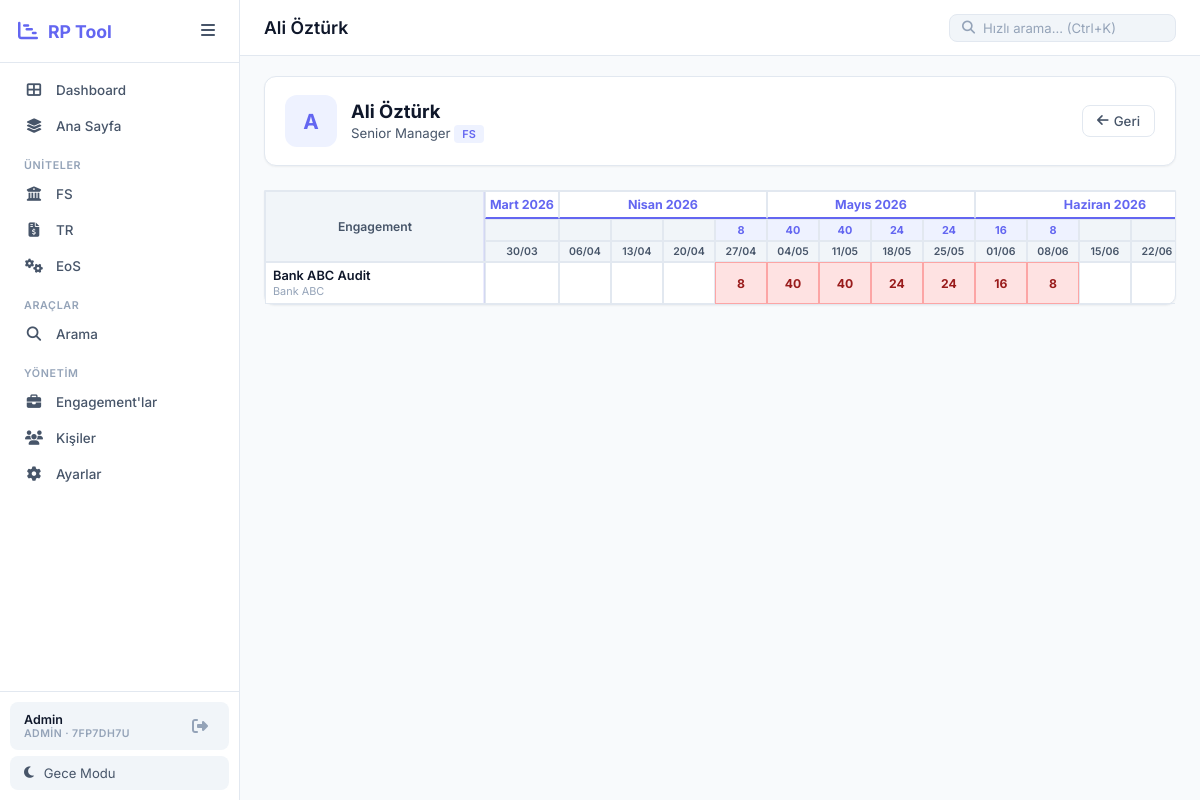
The app's page /search/person/4 (signed in) with its own data.
### models.py (models this page shows, shortened)
class Unit(db.Model):
    __tablename__ = 'units'
    id = db.Column(db.Integer, primary_key=True)
    workspace_id = db.Column(db.Integer, db.ForeignKey('workspaces.id'), nullable=False)
    short_name = db.Column(db.String(20), nullable=False)
    long_name = db.Column(db.String(200), nullable=False)
    icon = db.Column(db.String(50), default='fas fa-folder')
    color = db.Column(db.String(20), default='#6366f1')
    sort_order = db.Column(db.Integer, default=0)
    is_active = db.Column(db.Boolean, default=True)
    created_at = db.Column(db.DateTime, default=datetime.utcnow)
    __table_args__ = (
        db.UniqueConstraint('workspace_id', 'short_name', name='unique_ws_unit'),
    )

class User(UserMixin, db.Model):
    __tablename__ = 'users'
    id = db.Column(db.Integer, primary_key=True)
    username = db.Column(db.String(100), unique=True, nullable=False)
    password = db.Column(db.String(200), nullable=False)
    display_name = db.Column(db.String(100), nullable=False)
    email = db.Column(db.String(200), nullable=True)
    role = db.Column(db.String(20), default='user')
    workspace_id = db.Column(db.Integer, db.ForeignKey('workspaces.id'), nullable=False)
    last_login = db.Column(db.DateTime, nullable=True)
    created_at = db.Column(db.DateTime, default=datetime.utcnow)
    def is_admin(self):
        return self.role == 'admin'

class Workspace(db.Model):
    __tablename__ = 'workspaces'
    id = db.Column(db.Integer, primary_key=True)
    name = db.Column(db.String(200), nullable=False)
    code = db.Column(db.String(10), unique=True, nullable=False)
    created_at = db.Column(db.DateTime, default=datetime.utcnow)
    users = db.relationship('User', backref='workspace', lazy=True)
    units = db.relationship('Unit', backref='workspace', lazy=True, cascade='all, delete-orphan')
    titles = db.relationship('Title', backref='workspace', lazy=True, cascade='all, delete-orphan')
    persons = db.relationship('Person', backref='workspace', lazy=True, cascade='all, delete-orphan')
    engagements = db.relationship('Engagement', backref='workspace', lazy=True, cascade='all, delete-orphan')
    settings = db.relationship('AppSettings', backref='workspace', lazy=True, cascade='all, delete-orphan')

class Person(db.Model):
    __tablename__ = 'persons'
    id = db.Column(db.Integer, primary_key=True)
    workspace_id = db.Column(db.Integer, db.ForeignKey('workspaces.id'), nullable=False)
    name = db.Column(db.String(100), nullable=False)
    title = db.Column(db.String(100), nullable=False)
    email = db.Column(db.String(150), nullable=True)
    is_active = db.Column(db.Boolean, default=True, nullable=False)
    created_at = db.Column(db.DateTime, default=datetime.utcnow)
    departments = db.relationship('PersonDepartment', backref='person', lazy=True, cascade='all, delete-orphan')
    bookings = db.relationship('Booking', backref='person', lazy=True, cascade='all, delete-orphan')
    def get_departments(self):
        return [d.department for d in self.departments]

class PersonDepartment(db.Model):
    __tablename__ = 'person_department'
    id = db.Column(db.Integer, primary_key=True)
    person_id = db.Column(db.Integer, db.ForeignKey('persons.id'), nullable=False)
    department = db.Column(db.String(50), nullable=False)
    __table_args__ = (
        db.UniqueConstraint('person_id', 'department', name='unique_person_dept'),
    )

class Engagement(db.Model):
    __tablename__ = 'engagements'
    id = db.Column(db.Integer, primary_key=True)
    workspace_id = db.Column(db.Integer, db.ForeignKey('workspaces.id'), nullable=False)
    name = db.Column(db.String(200), nullable=False)
    client = db.Column(db.String(200), nullable=True)
    category = db.Column(db.String(50), nullable=False, default='FS')
    status = db.Column(db.String(50), default='Active')
    start_date = db.Column(db.Date, nullable=True)
    end_date = db.Column(db.Date, nullable=True)
    created_at = db.Column(db.DateTime, default=datetime.utcnow)
    bookings = db.relationship('Booking', backref='engagement', lazy=True, cascade='all, delete-orphan')

class Booking(db.Model):
    __tablename__ = 'bookings'
    id = db.Column(db.Integer, primary_key=True)
    person_id = db.Column(db.Integer, db.ForeignKey('persons.id'), nullable=False)
    engagement_id = db.Column(db.Integer, db.ForeignKey('engagements.id'), nullable=False)
    week_start = db.Column(db.Date, nullable=False)
    hours = db.Column(db.Float, default=0)
    color = db.Column(db.String(20), default='green')
    note = db.Column(db.String(200), nullable=True)
    created_at = db.Column(db.DateTime, default=datetime.utcnow)
    __table_args__ = (
        db.UniqueConstraint('person_id', 'engagement_id', 'week_start', name='unique_booking'),
    )

### app.py (the view)
@app.route('/search/person/<int:person_id>')
@login_required
def person_detail(person_id):
    person = Person.query.filter_by(id=person_id, workspace_id=ws_id()).first_or_404()
    weeks = get_ws_weeks()
    bks = Booking.query.filter_by(person_id=person.id).all()
    eb = {}
    for b in bks:
        if b.engagement_id not in eb:
            eb[b.engagement_id] = {'engagement': db.session.get(Engagement, b.engagement_id), 'bookings': {}}
        eb[b.engagement_id]['bookings'][b.week_start] = b
    wt = {w: sum(e['bookings'][w].hours for e in eb.values() if w in e['bookings']) for w in weeks}
    return render_template('person_detail.html', person=person, weeks=weeks, eng_bookings=eb, weekly_totals=wt)

### app.py (called while the page is built)
@login_manager.user_loader
def load_user(user_id):
    return db.session.get(User, int(user_id))

def ws_id():
    return current_user.workspace_id

def get_month_label(d):
    m = {1:'Ocak',2:'Şubat',3:'Mart',4:'Nisan',5:'Mayıs',6:'Haziran',
         7:'Temmuz',8:'Ağustos',9:'Eylül',10:'Ekim',11:'Kasım',12:'Aralık'}
    return m.get(d.month, d.strftime('%B'))

def get_active_units():
    if not current_user.is_authenticated:
        return []
    return Unit.query.filter_by(workspace_id=ws_id(), is_active=True).order_by(Unit.sort_order, Unit.short_name).all()

def get_active_titles():
    if not current_user.is_authenticated:
        return []
    return Title.query.filter_by(workspace_id=ws_id(), is_active=True).order_by(Title.sort_order, Title.name).all()

def get_demand_page_name():
    if not current_user.is_authenticated:
        return 'Ana Sayfa'
    name = AppSettings.get(ws_id(), 'demand_page_name', '')
    return name if name else 'Ana Sayfa'

@app.context_processor
def utility_processor():
    try:
        units = get_active_units()
        dpn = get_demand_page_name()
        titles = get_active_titles()
        ws_code = current_user.workspace.code if current_user.is_authenticated else ''
        ws_name = current_user.workspace.name if current_user.is_authenticated else ''
    except Exception:
        units, titles = [], []
        dpn = 'CA Demand'
        ws_code, ws_name = '', ''
    return {
        'get_week_label': get_week_label,
        'get_month_label': get_month_label,
        'active_units': units,
        'active_titles': titles,
        'demand_page_name': dpn,
        'ws_code': ws_code,
        'ws_name': ws_name,
    }

### models.py (called while the page is built)
    @staticmethod
    def get(workspace_id, key, default=''):
        s = AppSettings.query.filter_by(workspace_id=workspace_id, key=key).first()
        return s.value if s else default

### templates/person_detail.html (shortened to what this page needs)
{% extends "base.html" %}
{% block page_title %}{{ person.name }}{% endblock %}
{% block content %}
<div class="detail-header">
    <div class="detail-avatar {% if not person.is_active %}avatar-inactive{% endif %}">
        {{ person.name[0] }}
    </div>
    <div class="detail-info">
        <h2>
            {{ person.name }}
        </h2>
        <p>
            {{ person.title }}
            {% for dept in person.get_departments() %}
                <span class="badge badge-unit">{{ dept }}</span>
            {% endfor %}
        </p>
    </div>
    <a href="javascript:history.back()" class="btn btn-ghost"><i class="fas fa-arrow-left"></i> Geri</a>
</div>
<div class="gantt-outer" style="margin-top: 1.5rem;">
    <div class="gantt-table-container">
        <table class="gantt-table">
            <thead>
                <tr class="month-row">
                    <th class="sticky-col col-engagement-single" rowspan="3">Engagement</th>
                    {% set ns = namespace(cm='') %}
                    {% for w in weeks %}
                        {% set mk = w.strftime('%Y-%m') %}
                        {% if mk != ns.cm %}
                            {% set ns.cm = mk %}
                            {% set cnt = [] %}
                            <th colspan="{{ cnt|length }}" class="month-cell">
                                {{ get_month_label(w) }} {{ w.year }}
                            </th>
                        {% endif %}
                    {% endfor %}
                </tr>
                <tr class="totals-row">
                    {% for w in weeks %}
                    <th class="week-total-cell {% if weekly_totals[w] > 0 %}has-hours{% endif %} {% if weekly_totals[w] > 40 %}over-capacity{% endif %}">
                        {% if weekly_totals[w] > 0 %}{{ weekly_totals[w]|int }}{% endif %}
                    </th>
                    {% endfor %}
                </tr>
                <tr class="week-header-row">
                    {% for w in weeks %}
                    <th class="week-cell">{{ w.strftime('%d/%m') }}</th>
                    {% endfor %}
                </tr>
            </thead>
            <tbody>
                {% for eng_id, eng_data in eng_bookings.items() %}
                <tr class="gantt-row">
                    <td class="sticky-col col-engagement-single">
                        <div class="engagement-info">
                            <a href="{{ url_for('engagement_detail', engagement_id=eng_data.engagement.id) }}" class="eng-link">
                                {{ eng_data.engagement.name }}
                            </a>
                            <small>{{ eng_data.engagement.client }}</small>
                        </div>
                    </td>
                    {% for w in weeks %}
                        {% set b = eng_data.bookings.get(w) %}
                        <td class="gantt-cell {% if b and b.hours > 0 %}booked cell-{{ b.color }}{% endif %}"
                            data-person-id="{{ person.id }}"
                            data-engagement-id="{{ eng_data.engagement.id }}"
                            data-week="{{ w.strftime('%Y-%m-%d') }}"
                            data-hours="{{ b.hours if b else 0 }}"
                            data-color="{{ b.color if b else 'green' }}"
                            {% if current_user.is_admin() %}onclick="openCellEdit(this)"{% endif %}>
                            {% if b and b.hours > 0 %}{{ b.hours|int }}{% endif %}
                        </td>
                    {% endfor %}
                </tr>
                {% endfor %}
            </tbody>
        </table>
    </div>
</div>
{% endblock %}

### templates/base.html (shortened to what this page needs)
<!DOCTYPE html>
<html lang="tr" data-theme="light">
<head>
    <link rel="stylesheet" href="{{ url_for('static', filename='css/style.css') }}">
    <link rel="stylesheet" href="https://cdnjs.cloudflare.com/ajax/libs/font-awesome/6.5.0/css/all.min.css">
</head>
<body>
    <aside class="sidebar" id="sidebar">
        <div class="sidebar-header">
            <div class="logo">
                <i class="fas fa-chart-gantt"></i>
                <span>RP Tool</span>
            </div>
            <button class="sidebar-toggle" onclick="toggleSidebar()">
                <i class="fas fa-bars"></i>
            </button>
        </div>
        <nav class="sidebar-nav">
            <a href="{{ url_for('dashboard') }}" class="nav-item {% if request.endpoint == 'dashboard' %}active{% endif %}">
                <i class="fas fa-th-large"></i>
                <span>Dashboard</span>
            </a>
            <a href="{{ url_for('ca_demand') }}" class="nav-item {% if request.endpoint == 'ca_demand' %}active{% endif %}">
                <i class="fas fa-layer-group"></i>
                <span>{{ demand_page_name }}</span>
            </a>
            {% if active_units %}
            <div class="nav-divider">Üniteler</div>
            {% for unit in active_units %}
            <a href="{{ url_for('unit_view', short_name=unit.short_name) }}"
               class="nav-item {% if request.endpoint == 'unit_view' and request.view_args.get('short_name') == unit.short_name %}active{% endif %}">
                <i class="{{ unit.icon }}"></i>
                <span>{{ unit.short_name }}</span>
            </a>
            {% endfor %}
            {% endif %}
            <div class="nav-divider">Araçlar</div>
            <a href="{{ url_for('search') }}" class="nav-item {% if request.endpoint == 'search' %}active{% endif %}">
                <i class="fas fa-search"></i>
                <span>Arama</span>
            </a>
            {% if current_user.is_admin() %}
            <div class="nav-divider">Yönetim</div>
            <a href="{{ url_for('manage_engagements') }}" class="nav-item {% if request.endpoint == 'manage_engagements' %}active{% endif %}">
                <i class="fas fa-briefcase"></i>
                <span>Engagement'lar</span>
            </a>
            <a href="{{ url_for('manage_people') }}" class="nav-item {% if request.endpoint == 'manage_people' %}active{% endif %}">
                <i class="fas fa-users"></i>
                <span>Kişiler</span>
            </a>
            <a href="{{ url_for('admin_settings') }}" class="nav-item {% if request.endpoint == 'admin_settings' %}active{% endif %}">
                <i class="fas fa-gear"></i>
                <span>Ayarlar</span>
            </a>
            {% endif %}
        </nav>
        <div class="sidebar-footer">
            <div class="sidebar-user">
                <div class="sidebar-user-info">
                    <span class="sidebar-user-name">{{ current_user.display_name }}</span>
                    <span class="sidebar-user-role">{{ 'Admin' if current_user.is_admin() else 'User' }} · {{ ws_code }}</span>
                </div>
                <a href="{{ url_for('logout') }}" class="sidebar-logout" title="Çıkış">
                    <i class="fas fa-sign-out-alt"></i>
                </a>
            </div>
            <button class="theme-toggle" onclick="toggleTheme()">
                <i class="fas fa-moon" id="theme-icon"></i>
                <span id="theme-text">Gece Modu</span>
            </button>
        </div>
    </aside>
    <main class="main-content" id="main-content">
        <header class="top-bar">
            <div class="top-bar-left">
                <h1 class="page-title">{% block page_title %}Resource Planner{% endblock %}</h1>
            </div>
            <div class="top-bar-right">
                <div class="search-box-mini">
                    <i class="fas fa-search"></i>
                    <input type="text" placeholder="Hızlı arama... (Ctrl+K)" id="quick-search"
                           onkeydown="if(event.key==='Enter') window.location.href='/search?q='+this.value">
                </div>
            </div>
        </header>
        <div class="content-area">
            {% block content %}{% endblock %}
        </div>
    </main>
</body>
</html>

### records on screen
Unit: short_name "FS"
Unit: short_name "TR"
Unit: short_name "EoS"
User: display_name "Admin", role "ADMIN"
Workspace: code "7FP7DH7U"
Person: name "Ali Öztürk", name "A", title "Senior Manager"
PersonDepartment: department "FS"
Engagement: engagement.name "Bank ABC Audit", engagement.client "Bank ABC"
Booking: hours "8"
Booking: hours "40"
Booking: hours "40"
Booking: hours "24"
Booking: hours "24"
Booking: hours "16"
Booking: hours "8"

### other values on screen
{{ demand_page_name }} "Ana Sayfa"
{{ get_month_label(w) }} "Mart" "Nisan" "Mayıs" "Haziran"
{{ w.year }} "2026" "2026" "2026" "2026"
{{ weekly_totals[w]|int }} "8" "40" "40" "24" "24" "16" "8"
{{ w.strftime('%d/%m') }} "30/03" "06/04" "13/04" "20/04" "27/04" "04/05" "11/05" "18/05" "25/05" "01/06" "08/06" "15/06" "22/06"
